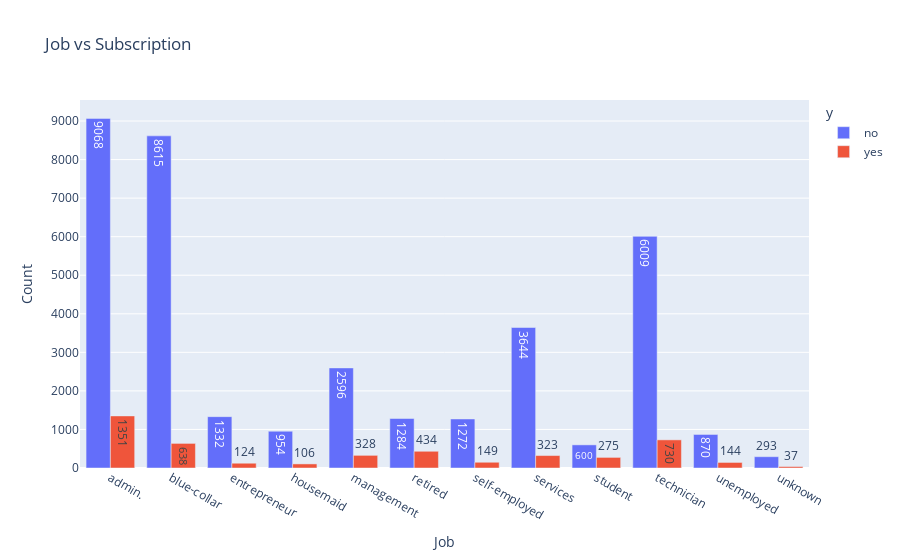

The cell this chart's notebook holds for it:
### Code cell
# Step 3: Job vs Subscription Insight

import plotly.express as px

# Clean the 'job' column: strip spaces and ensure no nulls
df['job'] = df['job'].astype(str).str.strip()
df = df[df['job'] != '']  # remove empty strings if any

# Count how many 'yes' and 'no' per job
job_counts = df.groupby(['job', 'y']).size().reset_index(name='count')

# Plot grouped bar chart using Plotly
fig3 = px.bar(job_counts, x='job', y='count', color='y',
              title='Job vs Subscription',
              text='count')
fig3.update_layout(xaxis_title='Job', yaxis_title='Count', barmode='group')
fig3.show()

### Figure 1 — Plotly figure (JSON) as saved in the notebook; plotly's stock layout.template omitted (floating-point values rounded to 4 significant figures)
{"data": [{"alignmentgroup": "True", "hovertemplate": "y=no<br>job=%{x}<br>count=%{text}<extra></extra>", "legendgroup": "no", "marker": {"color": "#636efa", "pattern": {"shape": ""}}, "name": "no", "offsetgroup": "no", "orientation": "v", "showlegend": true, "text": [9068, 8615, 1332, 954, 2596, 1284, 1272, 3644, 600, 6009, 870, 293], "textposition": "auto", "type": "bar", "x": ["admin.", "blue-collar", "entrepreneur", "housemaid", "management", "retired", "self-employed", "services", "student", "technician", "unemployed", "unknown"], "xaxis": "x", "y": [9068, 8615, 1332, 954, 2596, 1284, 1272, 3644, 600, 6009, 870, 293], "yaxis": "y"}, {"alignmentgroup": "True", "hovertemplate": "y=yes<br>job=%{x}<br>count=%{text}<extra></extra>", "legendgroup": "yes", "marker": {"color": "#EF553B", "pattern": {"shape": ""}}, "name": "yes", "offsetgroup": "yes", "orientation": "v", "showlegend": true, "text": [1351, 638, 124, 106, 328, 434, 149, 323, 275, 730, 144, 37], "textposition": "auto", "type": "bar", "x": ["admin.", "blue-collar", "entrepreneur", "housemaid", "management", "retired", "self-employed", "services", "student", "technician", "unemployed", "unknown"], "xaxis": "x", "y": [1351, 638, 124, 106, 328, 434, 149, 323, 275, 730, 144, 37], "yaxis": "y"}], "layout": {"barmode": "group", "legend": {"title": {"text": "y"}, "tracegroupgap": 0}, "title": {"text": "Job vs Subscription"}, "xaxis": {"anchor": "y", "domain": [0, 1], "title": {"text": "Job"}}, "yaxis": {"anchor": "x", "domain": [0, 1], "title": {"text": "Count"}}}}
